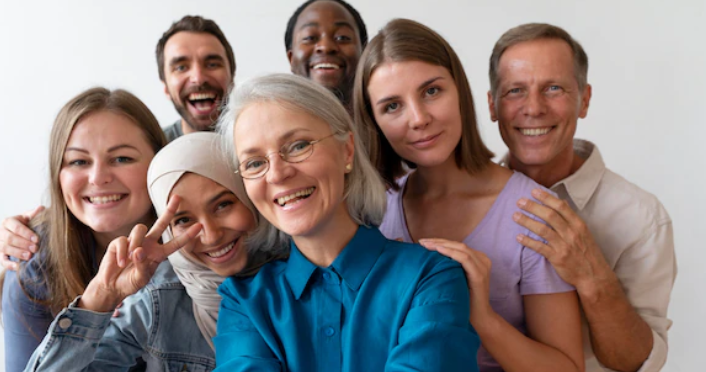
#> input picture em1.png, 706 x 372 px
$ python face_detection.py
#> lines starting #> are read from the running program, lines starting #| are printed output that depends on the picture
import cv2

# Load the image
img = cv2.imread('em1.png')
#> img is the input picture: shape (372, 706, 3); mean B, G, R 128.5, 130, 141.3

# Load the Haar Cascade Classifier for face detection
face_cascade = cv2.CascadeClassifier(
    cv2.data.haarcascades + 'haarcascade_frontalface_default.xml')

# Detect the face in the image
faces = face_cascade.detectMultiScale(img, scaleFactor=1.1, minNeighbors=5)
#> faces = [[154, 31, 86, 86], [490, 54, 92, 92], [359, 58, 109, 109], [46, 117, 110, 110]]

# Save each cropped face with a different name
counter = 1
for (x, y, w, h) in faces:
    cropped = img[y:y+h, x:x+w]
    cv2.imshow('Cropped Face', cropped)
    cv2.imwrite("cropped_face_{}.jpg".format(counter), cropped)
    counter += 1
    cv2.waitKey(0)
#> this loop made 4 passes
#> pass 1, `cropped = img[y:y+h, x:x+w]`:
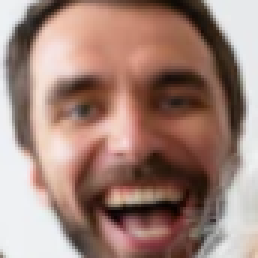
#> cropped: shape (86, 86, 3) (shown 3 times larger); mean B, G, R 120.1, 130.3, 160
#> pass 2, `cropped = img[y:y+h, x:x+w]`:
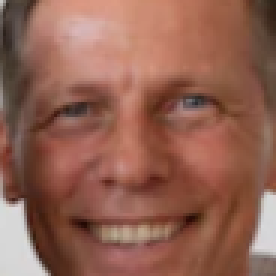
#> cropped: shape (92, 92, 3) (shown 3 times larger); mean B, G, R 82.4, 97.7, 145.8
#> pass 3, `cropped = img[y:y+h, x:x+w]`:
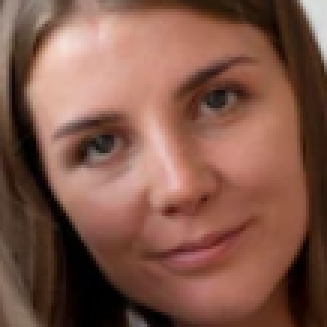
#> cropped: shape (109, 109, 3) (shown 3 times larger); mean B, G, R 73.3, 87.4, 128.8
#> after the loop, counter = 5

cv2.destroyAllWindows()
